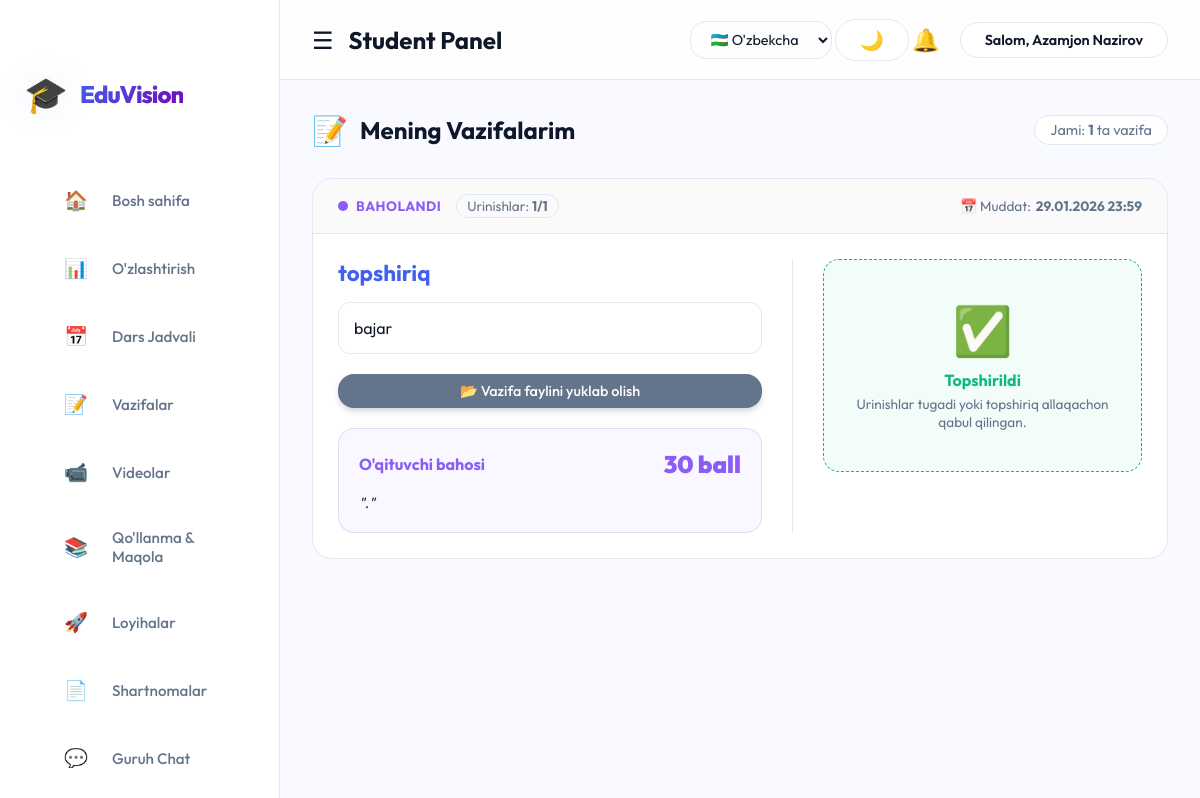
The app's page /user/tasks.php (signed in) with its own data.
### tables this page shows
CREATE TABLE `submissions` (
  `id` int(11) NOT NULL,
  `task_id` int(11) NOT NULL,
  `user_id` int(11) NOT NULL,
  `file_path` varchar(255) DEFAULT NULL,
  `comment` text,
  `created_at` timestamp NULL DEFAULT CURRENT_TIMESTAMP,
  `score` int(11) DEFAULT NULL,
  `teacher_comment` text
);

CREATE TABLE `tasks` (
  `id` int(11) NOT NULL,
  `title` varchar(255) NOT NULL,
  `description` text,
  `type` enum('text','image','file') NOT NULL DEFAULT 'text',
  `file_path` varchar(255) DEFAULT NULL,
  `deadline` datetime DEFAULT NULL,
  `created_by` int(11) DEFAULT NULL,
  `created_at` timestamp NULL DEFAULT CURRENT_TIMESTAMP,
  `max_attempts` int(11) DEFAULT '1',
  `subject_id` int(11) DEFAULT NULL
);

### user/tasks.php (the view, shortened to what this page needs)
<?php
require '../config/db.php';
$user_id = $_SESSION['user_id'];
$query = "
    SELECT DISTINCT t.*, s.id as submission_id
    FROM tasks t
    JOIN task_assignments ta ON t.id = ta.task_id
    LEFT JOIN user_groups ug ON ug.group_id = ta.group_id
    LEFT JOIN submissions s ON t.id = s.task_id AND s.user_id = :uid
    WHERE ta.user_id = :uid OR ug.user_id = :uid
    ORDER BY t.deadline ASC
";
$stmt = $pdo->prepare($query);
$stmt->execute(['uid' => $user_id]);
$tasks = $stmt->fetchAll();
?>
<!DOCTYPE html>
<html lang="uz">
<head>
    <link rel="stylesheet" href="../assets/css/style.css">
</head>
<body>
    <?php include 'sidebar.php'; ?>
    <div class="main-content">
        <div style="display: flex; justify-content: space-between; align-items: center; margin-bottom: 30px;">
            <h2 style="margin: 0; display: flex; align-items: center; gap: 12px;">
                <span style="font-size: 1.8rem;">📝</span> Mening Vazifalarim
            </h2>
            <div style="font-size: 0.9rem; color: var(--text-light); background: var(--bg-card); padding: 5px 15px; border-radius: 20px; border: 1px solid var(--border-color);">
                Jami: <strong><?= count($tasks) ?></strong> ta vazifa
            </div>
        </div>
        <?php if (empty($tasks)): ?>
            <div class="card" style="text-align: center; padding: 50px 20px;">
                <div style="font-size: 4rem; margin-bottom: 20px;">🎉</div>
                <h3>Hozircha vazifalar yo'q!</h3>
                <p style="color: var(--text-light);">Barcha vazifalar bajarilgan yoki hali yangi vazifa yuklanmagan.</p>
            </div>
        <?php else: ?>
            <div style="display: grid; grid-template-columns: 1fr; gap: 25px;">
                <?php foreach ($tasks as $task):
                    $stmtAtt = $pdo->prepare("SELECT COUNT(*) FROM submissions WHERE task_id = ? AND user_id = ?");
                    $stmtAtt->execute([$task['id'], $user_id]);
                    $attempt_count = $stmtAtt->fetchColumn();
                    $max_attempts = $task['max_attempts'] ?: 1;
                    $stmtSub = $pdo->prepare("SELECT * FROM submissions WHERE task_id = ? AND user_id = ? ORDER BY created_at DESC LIMIT 1");
                    $stmtSub->execute([$task['id'], $user_id]);
                    $latest_sub = $stmtSub->fetch();
                    $is_submitted = !empty($latest_sub);
                    $is_graded = $is_submitted && !is_null($latest_sub['score']);
                    $is_overdue = strtotime($task['deadline']) < time() && !$is_submitted;
                    $can_submit = ($attempt_count < $max_attempts) && !$is_overdue;
                    $status_label = "Kutilmoqda";
                    $status_color = "#3b82f6";
                    if ($is_graded) {
                        $status_label = "Baholandi";
                        $status_color = "#8b5cf6";
                    } elseif ($is_submitted) {
                        $status_label = "Topshirildi";
                        $status_color = "#10b981";
                    } elseif ($is_overdue) {
                        $status_label = "Muddati o'tgan";
                        $status_color = "#ef4444";
                    }
                ?>
                    <div class="task-card" style="background: var(--bg-card); border-radius: 20px; border: 1px solid var(--border-color); overflow: hidden; box-shadow: var(--shadow); transition: 0.3s; position: relative; display: flex; flex-direction: column;">
                        <div style="display: flex; justify-content: space-between; align-items: center; padding: 15px 25px; border-bottom: 1px solid var(--border-color); background: rgba(0,0,0,0.02);">
                            <div style="display: flex; align-items: center; gap: 15px;">
                                <div style="display: flex; align-items: center; gap: 8px;">
                                    <span style="display: inline-block; width: 10px; height: 10px; border-radius: 50%; background: <?= $status_color ?>"></span>
                                    <span style="font-weight: 700; font-size: 0.85rem; color: <?= $status_color ?>; text-transform: uppercase; letter-spacing: 0.5px;">
                                        <?= $status_label ?>
                                    </span>
                                </div>
                                <div style="color: var(--text-light); font-size: 0.85rem; background: var(--bg-body); padding: 2px 10px; border-radius: 12px; border: 1px solid var(--border-color);">
                                    Urinishlar: <strong><?= $attempt_count ?>/<?= $max_attempts ?></strong>
                                </div>
                            </div>
                            <div style="font-size: 0.85rem; color: var(--text-light); display: flex; align-items: center; gap: 5px;">
                                📅 Muddat: <strong style="color: var(--text-color);"><?= date('d.m.Y H:i', strtotime($task['deadline'])) ?></strong>
                            </div>
                        </div>
                        <div style="padding: 25px; display: grid; grid-template-columns: 1fr auto; gap: 30px;">
                            <div>
                                <h3 style="margin: 0 0 15px 0; font-size: 1.4rem; color: var(--primary-color);"><?= htmlspecialchars($task['title']) ?></h3>
                                <div style="background: var(--bg-body); padding: 15px; border-radius: 12px; border: 1px solid var(--border-color); margin-bottom: 20px; color: var(--text-color);">
                                    <?= nl2br(htmlspecialchars($task['description'])) ?>
                                </div>
                                <?php if($task['file_path']): ?>
                                    <div style="margin-bottom: 20px;">
                                        <?php if($task['type'] == 'image'): ?>
                                            <a href="../<?= $task['file_path'] ?>" target="_blank">
                                                <img src="../<?= $task['file_path'] ?>" style="max-width: 300px; border-radius: 12px; border: 4px solid var(--bg-card); box-shadow: var(--shadow); transition: 0.3s;" onmouseover="this.style.transform='scale(1.02)'" onmouseout="this.style.transform='scale(1)'">
                                            </a>
                                        <?php else: ?>
                                            <a href="../<?= $task['file_path'] ?>" class="btn btn-secondary" target="_blank" style="display: inline-flex; align-items: center; gap: 8px; font-size: 0.9rem; padding: 8px 15px;">
                                                📂 Vazifa faylini yuklab olish
                                            </a>
                                        <?php endif; ?>
                                    </div>
                                <?php endif; ?>
                                <?php if ($is_graded): ?>
                                    <div style="background: rgba(139, 92, 246, 0.05); padding: 20px; border-radius: 16px; border: 1px solid rgba(139, 92, 246, 0.2); margin-top: 10px;">
                                        <div style="display: flex; justify-content: space-between; align-items: center; margin-bottom: 15px;">
                                            <h4 style="margin: 0; color: #8b5cf6;">O'qituvchi bahosi</h4>
                                            <span style="font-size: 1.5rem; font-weight: 900; color: #8b5cf6;"><?= $latest_sub['score'] ?> ball</span>
                                        </div>
                                        <?php if ($latest_sub['teacher_comment']): ?>
                                            <p style="font-size: 0.9rem; color: var(--text-color); margin: 0; font-style: italic;">
                                                "<?= nl2br(htmlspecialchars($latest_sub['teacher_comment'])) ?>"
                                            </p>
                                        <?php endif; ?>
                                    </div>
                                <?php endif; ?>
                            </div>
                            <div style="width: 350px; border-left: 1px solid var(--border-color); padding-left: 30px;">
                                <?php if ($is_submitted && !$can_submit): ?>
                                    <div style="text-align: center; padding: 40px 20px; background: rgba(16, 185, 129, 0.05); border-radius: 16px; border: 1px dashed #10b981;">
                                        <div style="font-size: 3rem; margin-bottom: 10px;">✅</div>
                                        <h4 style="color: #10b981; margin-bottom: 5px;">Topshirildi</h4>
                                        <p style="font-size: 0.85rem; color: var(--text-light);">Urinishlar tugadi yoki topshiriq allaqachon qabul qilingan.</p>
                                    </div>
                                <?php endif; ?>
                            </div>
                        </div>
                    </div>
                <?php endforeach; ?>
            </div>
        <?php endif; ?>
    </div>
</body>
</html>

### assets/css/style.css (style rules this page uses)
:root { --primary-color: #4361ee; --primary-hover: #3a56d4; --primary-soft: rgba(67, 97, 238, 0.1); --secondary-color: #f8faff; --sidebar-bg: #ffffff; --sidebar-text: #64748b; --sidebar-active: #4361ee; --sidebar-active-bg: rgba(67, 97, 238, 0.08); --text-dark: #0f172a; --text-light: #64748b; --danger: #ef4444; --success: #10b981; --warning: #f59e0b; --white: #ffffff; --border-color: #e2e8f0; --bg-card: #ffffff; --glass-bg: rgba(255, 255, 255, 0.7); --glass-border: rgba(255, 255, 255, 0.3); --shadow-sm: 0 2px 4px rgba(0, 0, 0, 0.02); --shadow-md: 0 10px 15px -3px rgba(0, 0, 0, 0.05); --shadow-lg: 0 20px 25px -5px rgba(0, 0, 0, 0.08); --shadow-premium: 0 20px 40px -10px rgba(67, 97, 238, 0.2); --radius-md: 16px; --radius-lg: 24px; --sidebar-width: 280px; --header-height: 80px; }
* { margin: 0; padding: 0; box-sizing: border-box; font-family: 'Outfit', sans-serif; }
body { background-color: var(--secondary-color); color: var(--text-dark); display: flex; min-height: 100vh; font-size: 16px; }
.btn { display: inline-flex; justify-content: center; align-items: center; padding: 0.875rem 2rem; background: linear-gradient(135deg, var(--primary-color), var(--primary-hover)); color: white; border: none; border-radius: var(--radius-md); cursor: pointer; text-decoration: none; font-size: 1rem; font-weight: 500; transition: all 0.3s ease; width: 100%; box-shadow: 0 4px 6px -1px rgba(67, 97, 238, 0.3); }
.btn-secondary { background: #64748b; box-shadow: 0 4px 6px -1px rgba(100, 116, 139, 0.3); }
.main-content { margin-left: var(--sidebar-width); width: calc(100% - var(--sidebar-width)); padding: 2rem; margin-top: var(--header-height); }

### records on screen
submissions: score "BAHOLANDI", attempt_count "1", task.max_attempts "1", task.deadline "29.01.2026 23:59", task.title "topshiriq", task.description "bajar", score "30", teacher_comment "."

### other values on screen
$lang['system_title'] "EduVision"
$lang['home'] "Bosh sahifa"
$lang['tasks'] "Vazifalar"
$lang['videos'] "Videolar"
$lang['manuals'] "Qo'llanma & Maqola"
$lang['projects'] "Loyihalar"
$lang['contracts'] "Shartnomalar"
$lang['chat'] "Guruh Chat"
$lang['student_panel'] "Student Panel"
$lang['welcome'] "Salom"
$_SESSION['name'] "Azamjon Nazirov"
count($tasks) "1"
